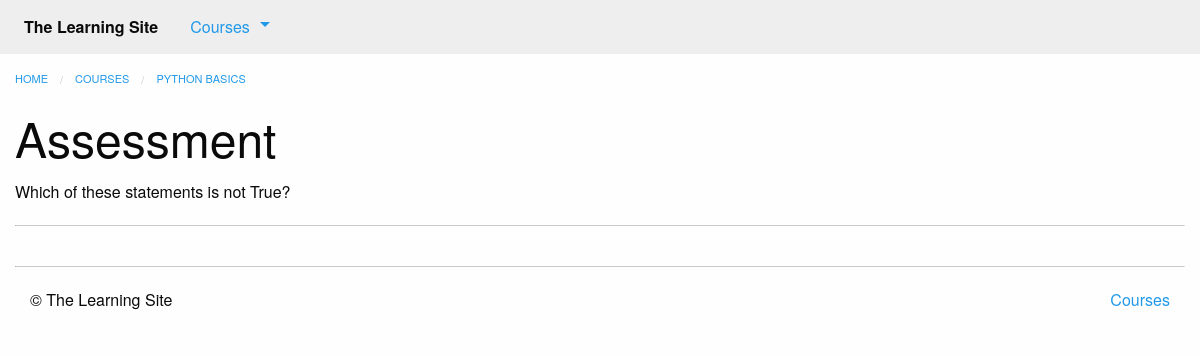
Before: /courses/1/2/q with the older database file.
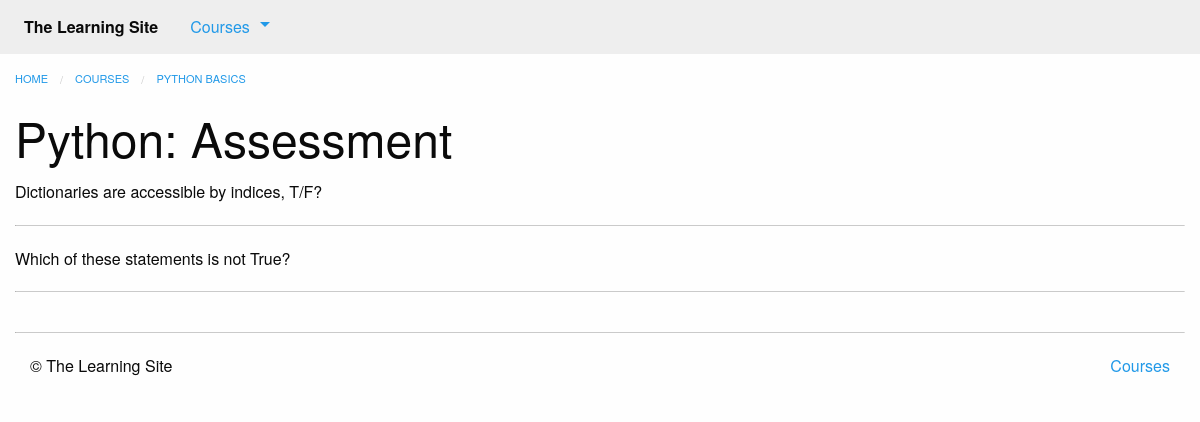
After: the same page with the newer database file.
### courses/models.py (models this page shows, shortened)
class Step(models.Model):
    title = models.CharField(max_length=255)
    description = models.TextField()
    order = models.IntegerField(default=0)
    course = models.ForeignKey(Course, on_delete=models.CASCADE)
    class Meta:
        abstract = True
        ordering = ['order', ]

class Quiz(Step):
    total_questions = models.IntegerField(default=4)
    class Meta:
        verbose_name_plural = "Quizzes"

class Question(models.Model):
    quiz = models.ForeignKey(Quiz, on_delete=models.CASCADE)
    order = models.IntegerField(default=0)
    prompt = models.TextField()
    class Meta:
        ordering = ['order', ]

class Course(models.Model):
    created_at = models.DateTimeField(auto_now_add=True)
    title = models.CharField(max_length=255)
    description = models.TextField()

### courses/views.py (the view)
# urls.py: path('<int:course_pk>/<int:step_pk>/q', views.quiz_detail, name='quiz'),
def quiz_detail(request, course_pk, step_pk):
    step = get_object_or_404(models.Quiz, course_id=course_pk, pk=step_pk)
    return render(request, 'courses/quiz_detail.html', {'step': step})

### courses/templatetags/course_extras.py (called while the page is built)
@register.inclusion_tag('courses/course_nav.html')
def nav_courses_list():
    courses = Course.objects.all()[:5]
    return {'courses': courses}

### courses/templates/courses/quiz_detail.html (shortened to what this page needs)
{% extends "courses/layout.html" %}
{% load course_extras %}
{% block breadcrumbs %}
    <li><a href="{% url 'courses:detail' pk=step.course.pk %}">{{ step.course.title }}</a></li>
{% endblock %}
{% block content %}
    <div class="row columns">
        <article>
            {{ block.super }}
            <h1>{{ step.title }}</h1>
            <ul class="no-bullet">
                {% for question in step.question_set.all %}
                <li>
                    <p>{{ question.prompt }}</p>
                    <hr>
                </li>
                {% endfor %}
            </ul>
        </article>
    </div>
{% endblock %}

Changed rows visible on the page:
changed Quiz "PYTHON BASICS": title "Assessment" → "Python: Assessment"
added Question: prompt "Dictionaries are accessible by indices, T/F?"
